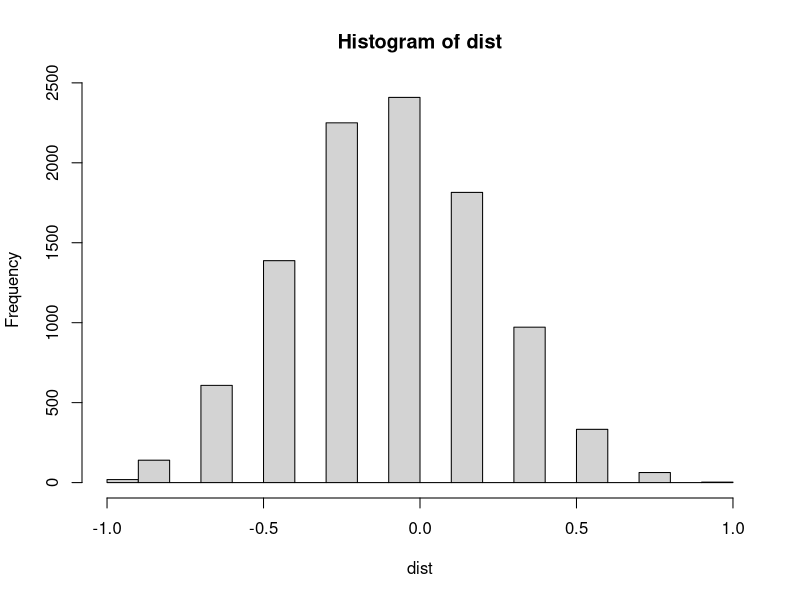
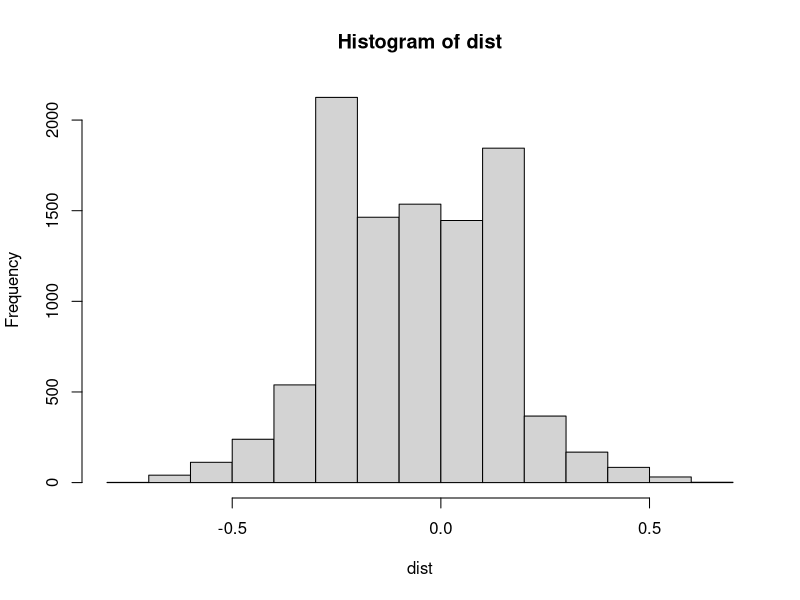
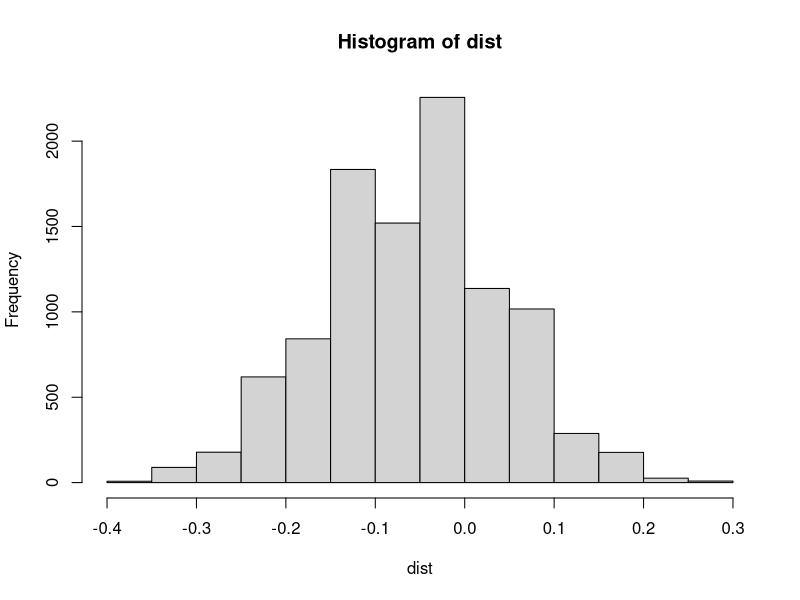
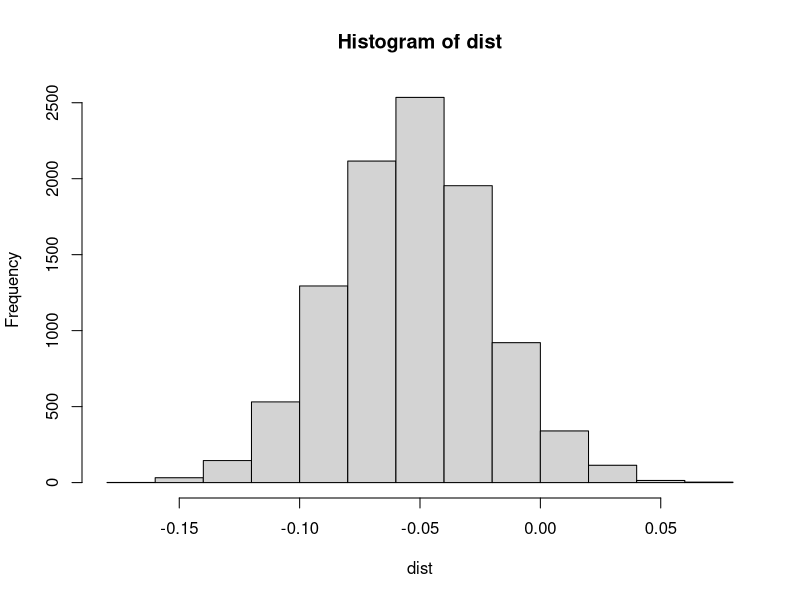
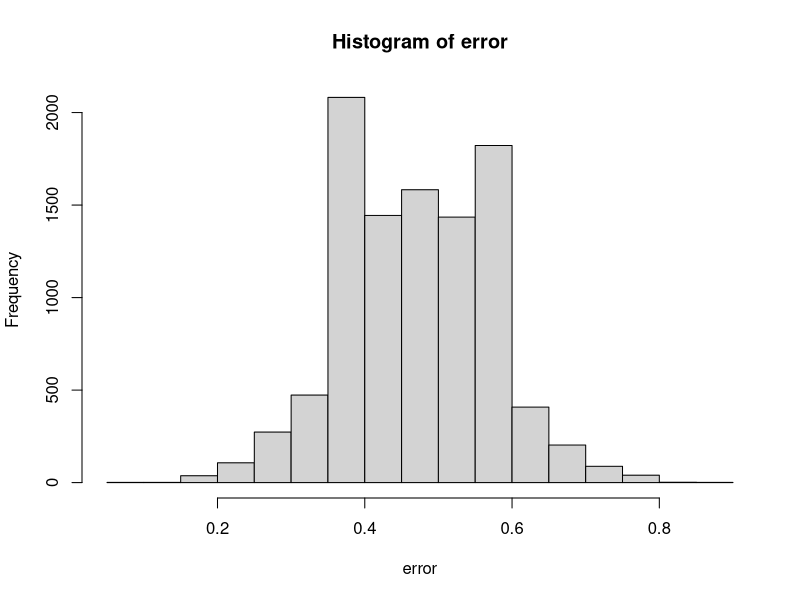
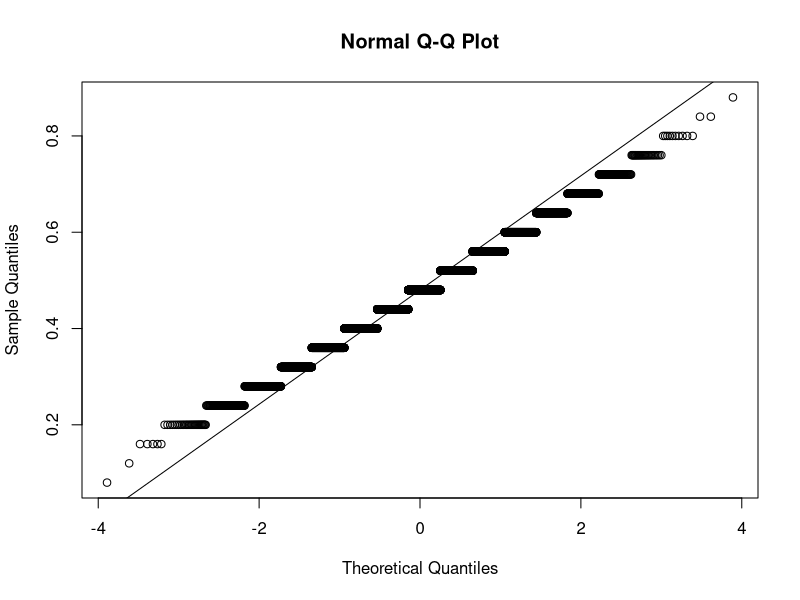

Recreate these plots in R, in order.
## ---- chunk 1
N <- 10
X <- sample( c(-1,1), N, replace = TRUE, prob=c(10/19, 9/19))
sum(X)
## ---- chunk 2

N<-list(10,25,100,1000)
for(loop in N){
  B <- 10^4
dist <- replicate(B,{
  X <- sample( c(-1,1), loop, replace = TRUE, prob=c(10/19, 9/19))
  mean(X)
})
hist(dist)
}
## ---- chunk 3
N<-10
X <- sample( c(-1,1), N, replace = TRUE, prob=c(10/19, 9/19))
p_hat <- mean(X==1)
cat("N is", N, "Our estimate of the percent of black is", p_hat, "plus or minus", round( sqrt(p_hat*(1-p_hat)/N), 4))

N<-25
X <- sample( c(-1,1), N, replace = TRUE, prob=c(10/19, 9/19))
p_hat <- mean(X==1)
cat("N is", N, "Our estimate of the percent of black is", p_hat, "plus or minus", round( sqrt(p_hat*(1-p_hat)/N), 4))

N<-100
X <- sample( c(-1,1), N, replace = TRUE, prob=c(10/19, 9/19))
p_hat <- mean(X==1)
cat("N is", N, "Our estimate of the percent of black is", p_hat, "plus or minus", round( sqrt(p_hat*(1-p_hat)/N), 4))

N<-1000
X <- sample( c(-1,1), N, replace = TRUE, prob=c(10/19, 9/19))
p_hat <- mean(X==1)
cat("N is", N, "Our estimate of the percent of black is", p_hat, "plus or minus", round( sqrt(p_hat*(1-p_hat)/N), 4))

## ---- chunk 4
N<-25
B <- 10^4
error <- replicate(B,{X <- sample(c(-1,1), N, replace = TRUE, prob=c(10/19, 9/19))
  p_hat<-mean(X==1)
})
hist(error)

qqnorm(error)
qqline(error)

## ---- chunk 5
##Your code here
## ---- chunk 6
##your code here
## ---- chunk 7
##your code here
## ---- chunk 8
###your code here
## ---- chunk 9
##your code here
## ---- chunk 10
###your code here
## ---- chunk 11
##your code here
## ---- chunk 12
##your code here
## ---- chunk 13
##your code here
## ---- chunk 14
###your code here
## ---- chunk 15
loan <- 180000
loss_per_foreclosure <- 120000
p2 <- 0.05
interest_rate2 <- 0.05
B <- 10^5
outcomes1 <- replicate(B,{
  sample( c(-loss_per_foreclosure, interest_rate2*loan ), 2, replace=TRUE, prob=c(p2, 1-p2))
})
## ---- chunk 16
sum( outcomes1[1,] < 0 & outcomes1[2,]<0)/sum(outcomes1[1,]<0)
## ---- chunk 17
B <- 10^5
outcomes2 <- replicate(B,{
  add <- sample( c(-0.04,0.04), 1)
  sample( c(-loss_per_foreclosure, interest_rate2*loan ), 2, replace=TRUE, prob=c(p2+add, 1-(p2+add)))
})
## ---- chunk 18
sum( outcomes2[1,] < 0 & outcomes2[2,]<0)/sum(outcomes2[1,]<0)
## ---- chunk 19
###your code here
